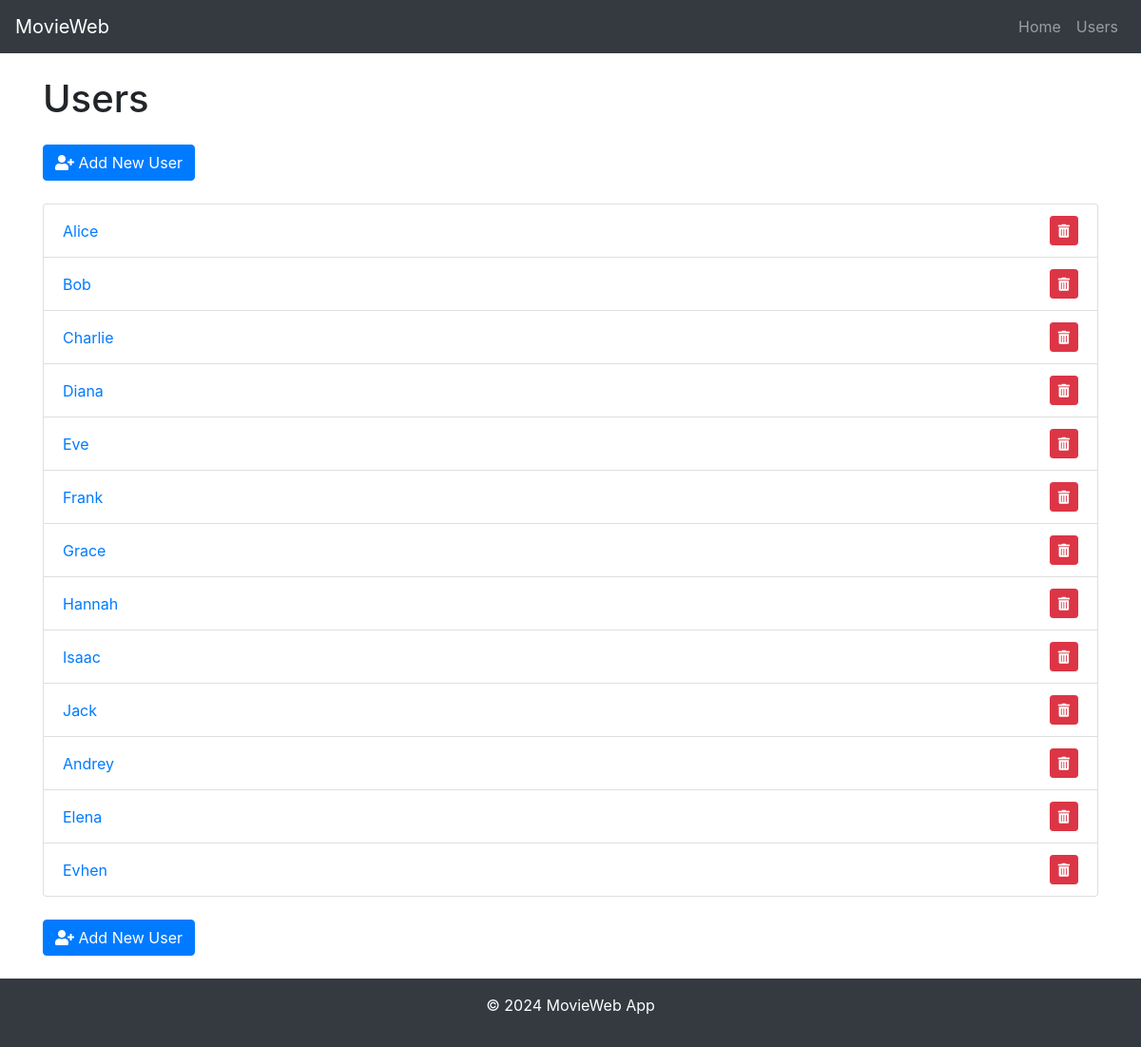
Screenshot of /users with the database file from the repository.
### datamanager/models.py (models this page shows, shortened)
class BaseModel(db.Model):
    __abstract__ = True  # Mark this class as abstract; it won't be created as a table.

class User(BaseModel):
    __tablename__ = 'users'
    id = db.Column(db.Integer, primary_key=True, autoincrement=True)
    name = db.Column(db.String(100), nullable=False, unique=True)

### routes/html_routes.py (the view)
    @html_routes.route('/users')
    @handle_errors()
    def list_users():
        users = data_manager.get_all_users()
        return render_template('users.html', users=users)

### datamanager/sqlite_data_manager.py (called while the page is built)
    def get_all_users(self):
        return User.query.all()

### templates/users.html (shortened to what this page needs)
{% extends "base.html" %}
{% block content %}
<div class="mt-4">
    <h1 class="mb-4">Users</h1>
    <div class="mt-4">
        <a href="{{ url_for('html_routes.add_user') }}" class="btn btn-primary">
            <i class="fas fa-user-plus"></i> Add New User
        </a>
    </div>
    <br>
    <ul class="list-group">
        {% for user in users %}
            <li class="list-group-item d-flex justify-content-between align-items-center">
                <a href="{{ url_for('html_routes.user_movies', user_id=user.id) }}" class="text-primary">
                    {{ user.name }}
                </a>
                <div>
                    <form action="{{ url_for('html_routes.delete_user', user_id=user.id) }}" method="POST" style="display:inline;">
                        <button type="submit" class="btn btn-danger btn-sm" onclick="return confirm('Are you sure you want to delete this user?')">
                            <i class="fas fa-trash-alt"></i>
                        </button>
                    </form>
                </div>
            </li>
        {% endfor %}
    </ul>
    <div class="mt-4">
        <a href="{{ url_for('html_routes.add_user') }}" class="btn btn-primary">
            <i class="fas fa-user-plus"></i> Add New User
        </a>
    </div>
    <br>
</div>
{% endblock %}

### templates/base.html (shortened to what this page needs)
<!DOCTYPE html>
<html lang="en">
<head>
    <link href="https://stackpath.bootstrapcdn.com/bootstrap/4.5.2/css/bootstrap.min.css" rel="stylesheet">
    <link href="https://cdnjs.cloudflare.com/ajax/libs/font-awesome/5.15.4/css/all.min.css" rel="stylesheet">
    <link rel="stylesheet" href="{{ url_for('static', filename='style.css') }}">
</head>
<body>
    <nav class="navbar navbar-expand-lg navbar-dark bg-dark">
        <a class="navbar-brand" href="{{ url_for('html_routes.home') }}">MovieWeb</a>
        <div class="collapse navbar-collapse" id="navbarNav">
            <ul class="navbar-nav ml-auto">
                <li class="nav-item">
                    <a class="nav-link" href="{{ url_for('html_routes.home') }}">Home</a>
                </li>
                <li class="nav-item">
                    <a class="nav-link" href="{{ url_for('html_routes.list_users') }}">Users</a>
                </li>
            </ul>
        </div>
    </nav>
    <main class="container mt-4">
        {% block content %}
        {% endblock %}
    </main>
    <footer class="bg-dark text-white text-center py-3">
        <p>&copy; 2024 MovieWeb App</p>
    </footer>
</body>
</html>

### rows the page displays
User: name "Alice"
User: name "Bob"
User: name "Charlie"
User: name "Diana"
User: name "Eve"
User: name "Frank"
User: name "Grace"
User: name "Hannah"
User: name "Isaac"
User: name "Jack"
User: name "Andrey"
User: name "Elena"
User: name "Evhen"
